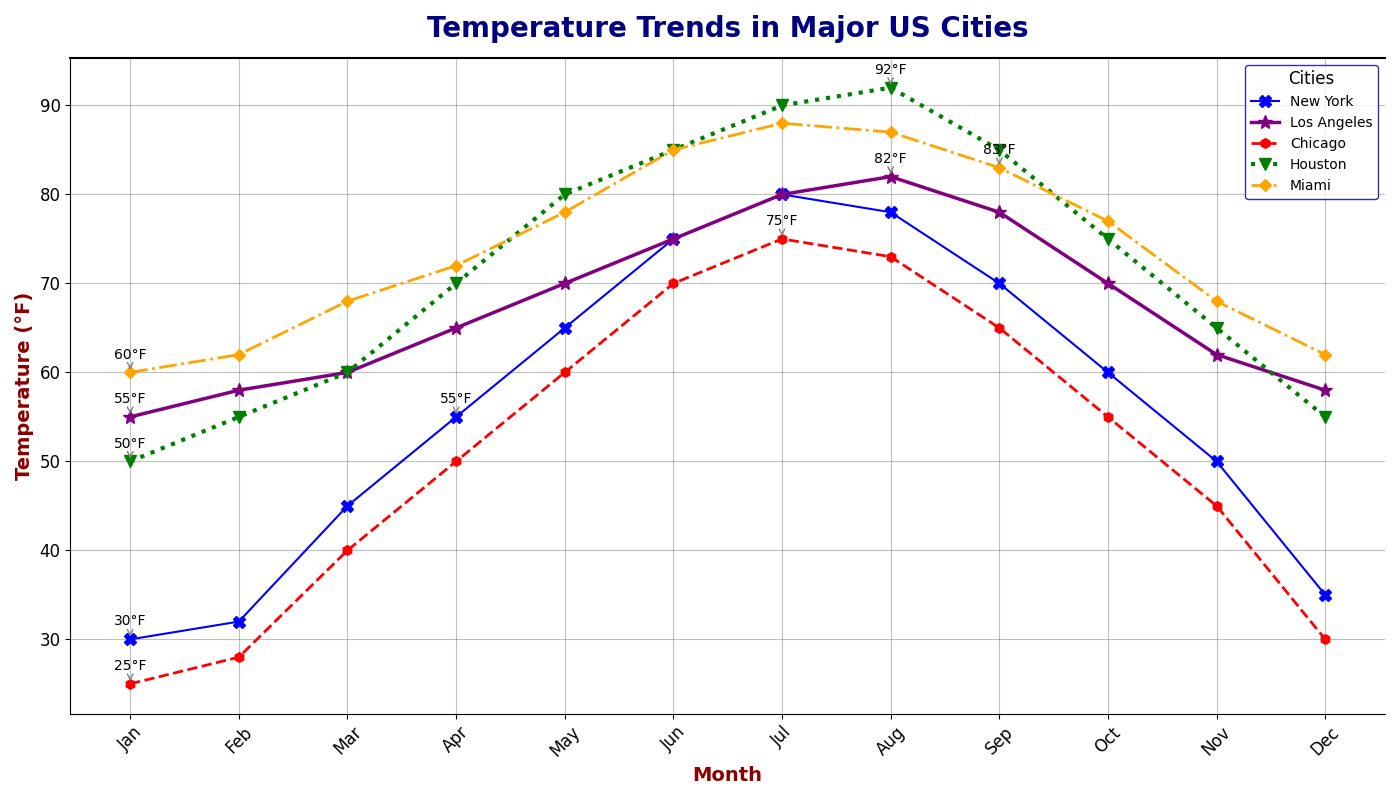

Write Python code to recreate this figure.
import matplotlib.pyplot as plt
import numpy as np

months = np.array(['Jan', 'Feb', 'Mar', 'Apr', 'May', 'Jun', 'Jul', 'Aug', 'Sep', 'Oct', 'Nov', 'Dec'])
new_york = np.array([30, 32, 45, 55, 65, 75, 80, 78, 70, 60, 50, 35])
los_angeles = np.array([55, 58, 60, 65, 70, 75, 80, 82, 78, 70, 62, 58])
chicago = np.array([25, 28, 40, 50, 60, 70, 75, 73, 65, 55, 45, 30])
houston = np.array([50, 55, 60, 70, 80, 85, 90, 92, 85, 75, 65, 55])
miami = np.array([60, 62, 68, 72, 78, 85, 88, 87, 83, 77, 68, 62])

fig, ax = plt.subplots(figsize=(14, 8))

ax.plot(months, new_york, marker='X', linestyle='-', markersize=8, linewidth=1.5, label='New York', color='blue')
ax.plot(months, los_angeles, marker='*', linestyle='-', markersize=10, linewidth=2.5, label='Los Angeles', color='purple')
ax.plot(months, chicago, marker='h', linestyle='--', markersize=7, linewidth=2, label='Chicago', color='red')
ax.plot(months, houston, marker='v', linestyle=':', markersize=8, linewidth=3, label='Houston', color='green')
ax.plot(months, miami, marker='D', linestyle='-.', markersize=6, linewidth=2, label='Miami', color='orange')

ax.set_title("Temperature Trends in Major US Cities", fontsize=20, fontweight='bold', pad=15, color='navy')
ax.set_xlabel('Month', fontsize=14, fontweight='bold', color='darkred')
ax.set_ylabel('Temperature (°F)', fontsize=14, fontweight='bold', color='darkred')
ax.legend(title='Cities', fontsize=10, title_fontsize=12, loc='best', edgecolor='navy', fancybox=True)

ax.grid(True, linestyle='-', alpha=0.5, color='gray')
ax.spines['top'].set_linewidth(1.5)
ax.spines['right'].set_visible(False)  # Removed right border for style

plt.xticks(fontsize=12, rotation=45)
plt.yticks(fontsize=12)

annotations = {
    'New York': [0, 3],   
    'Los Angeles': [0, 7],
    'Chicago': [0, 6],
    'Houston': [0, 7],
    'Miami': [0, 8]
}

for city, data in zip(['New York', 'Los Angeles', 'Chicago', 'Houston', 'Miami'], [new_york, los_angeles, chicago, houston, miami]):
    for idx in annotations[city]:
        ax.annotate(f"{data[idx]}°F", 
                    (months[idx], data[idx]), 
                    textcoords="offset points", 
                    xytext=(0,10), 
                    ha='center',
                    arrowprops=dict(arrowstyle='->', linestyle='--', color='gray'))

plt.tight_layout()
plt.show()
